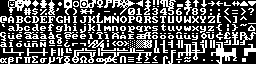
#> input picture Render_Terminal/SDL_RENDER/msdos_fnt.png, 256 x 64 px, found by its file name
$ python make_touch.py
#> lines starting #> are read from the running program, lines starting #| are printed output that depends on the picture; after the words box and inside, x2 and y2 are one past the last pixel; in counts of white or black regions, pixels touching at a corner belong together
#!/usr/bin/env python3
"""Makes the touch controls of the graphics screens: assets/t_*.png.

The space and desert scenes cover the text screen with images, and images are drawn on top of the text, so ASCII
touch controls would be hidden. These images are the same ASCII art (as in examples/graphics), drawn with the engine's
own font sheet (examples/assets/msdos_fnt.png, 32x8 glyphs of 8x8, CP850 order): white with a black outline, yellow
while pressed. Cyan (0, 255, 255) is the transparent color of the SDL backend.
Each character is 8x8 here, the program scales the images to the size of text cells (4 x 9.6 pixels of the 320x240 screen).
Needs Pillow:  python3 examples/welcome/tools/make_touch.py
"""
import os
from PIL import Image

here = os.path.dirname(os.path.abspath(__file__))
font = Image.open(os.path.join(here, "..", "..", "assets", "msdos_fnt.png")).convert("L")
#> font: PIL image 256x64 L; 35.6% white in thin lines or dots
out_dir = os.path.join(here, "..", "assets")

CYAN = (0, 255, 255)
BLACK = (0, 0, 0)
WHITE = (255, 255, 255)
YELLOW = (255, 196, 60)


def glyph_mask(ch):
    i = ord(ch)
    g = font.crop(((i % 32) * 8, (i // 32) * 8, (i % 32) * 8 + 8, (i // 32) * 8 + 8))
    return g.point(lambda v: 255 if v > 127 else 0)


def make(name, rows, color):
    """rows: the lines of ASCII art, all the same length"""
#> called with name = 't_area.png', color = (255, 255, 255)
    w, h = len(rows[0]) * 8, len(rows) * 8
    mask = Image.new("L", (w + 2, h + 2), 0)  # 1 pixel of border for the outline
#> mask: PIL image 90x42 L; every value is 0
    for r, line in enumerate(rows):
        assert len(line) == len(rows[0]), name
        for c, ch in enumerate(line):
            if ch != " ":
                mask.paste(glyph_mask(ch), (1 + c * 8, 1 + r * 8))
#> this loop made 5 passes
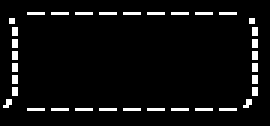
#> mask: PIL image 90x42 L (shown 3 times larger); 5.3% white in thin lines or dots, all inside (x1, y1, x2, y2) = (1, 4, 86, 37)
    img = Image.new("RGB", mask.size, CYAN)
    px, m = img.load(), mask.load()
    for y in range(mask.size[1]):
        for x in range(mask.size[0]):
            if m[x, y]:
                for dy in (-1, 0, 1):
                    for dx in (-1, 0, 1):
                        if 0 <= x + dx < mask.size[0] and 0 <= y + dy < mask.size[1]:
                            px[x + dx, y + dy] = BLACK
    for y in range(mask.size[1]):
        for x in range(mask.size[0]):
            if m[x, y]:
                px[x, y] = color
    path = os.path.join(out_dir, name)
    img.save(path)
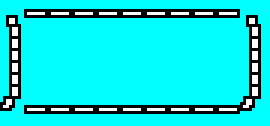
#> saved as t_area.png: PIL image 90x42 RGB (shown 3 times larger); mean R, G, B 13.5, 221.4, 221.4
    print("wrote", path)


make("t_area.png", [".---------.",
                    "|         |",
                    "|         |",
                    "|         |",
                    "'---------'"], WHITE)
make("t_thumb0.png", ["(o)"], WHITE)
#> the loop in make (call 2), `for r, line in enumerate(rows):` made 1 pass
make("t_thumb1.png", ["(O)"], YELLOW)
make("t_esc0.png", [".-----.", "| ESC |", "'-----'"], WHITE)
#> call 4 of make, with name = 't_esc0.png', color = (255, 255, 255)
#> in make (call 4), `mask = Image.new("L", (w + 2, h + 2), 0)`: mask: PIL image 58x26 L; every value is 0
#> the loop in make (call 4), `for r, line in enumerate(rows):` made 3 passes
#> after the loop in make (call 4), `for r, line in enumerate(rows):`: mask: PIL image 58x26 L; 12% white in thin lines or dots, all inside (x1, y1, x2, y2) = (1, 4, 54, 21)
#> in make (call 4), `img.save(path)`:
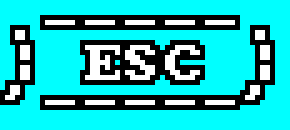
#> saved as t_esc0.png: PIL image 58x26 RGB (shown 5 times larger); mean R, G, B 30.6, 186.9, 186.9
make("t_esc1.png", [".=====.", "[ ESC ]", "'====='"], YELLOW)
#> the loop in make (call 5), `for r, line in enumerate(rows):` made 3 passes
#> after the loop in make (call 5), `for r, line in enumerate(rows):`: mask: PIL image 58x26 L; 16.8% white in thin lines or dots, all inside (x1, y1, x2, y2) = (1, 3, 54, 23)
#> in make (call 5), `img.save(path)`:
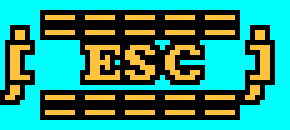
#> saved as t_esc1.png: PIL image 58x26 RGB (shown 5 times larger); mean R, G, B 42.8, 145.5, 122.7
make("t_retry0.png", [".-------.", "| RETRY |", "'-------'"], WHITE)
#> in make (call 6), `mask = Image.new("L", (w + 2, h + 2), 0)`: mask: PIL image 74x26 L; every value is 0
#> the loop in make (call 6), `for r, line in enumerate(rows):` made 3 passes
#> after the loop in make (call 6), `for r, line in enumerate(rows):`: mask: PIL image 74x26 L; 13.9% white in thin lines or dots, all inside (x1, y1, x2, y2) = (1, 4, 70, 21)
#> in make (call 6), `img.save(path)`:
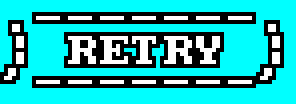
#> saved as t_retry0.png: PIL image 74x26 RGB (shown 4 times larger); mean R, G, B 35.5, 182.8, 182.8
make("t_retry1.png", [".=======.", "[ RETRY ]", "'======='"], YELLOW)
#> the loop in make (call 7), `for r, line in enumerate(rows):` made 3 passes
#> after the loop in make (call 7), `for r, line in enumerate(rows):`:
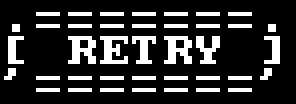
#> mask: PIL image 74x26 L (shown 4 times larger); 18.9% white in thin lines or dots, all inside (x1, y1, x2, y2) = (1, 3, 70, 23)
#> in make (call 7), `img.save(path)`:
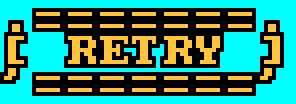
#> saved as t_retry1.png: PIL image 74x26 RGB (shown 4 times larger); mean R, G, B 48.2, 137.4, 111.7
